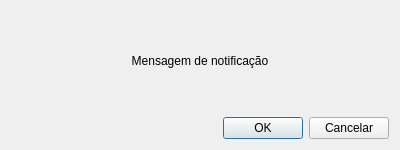
<?xml version="1.0" encoding="UTF-8"?>
<ui version="4.0">
 <class>NotificacaoDialog</class>
 <widget class="QDialog" name="NotificacaoDialog">
  <property name="geometry">
   <rect>
    <x>0</x>
    <y>0</y>
    <width>400</width>
    <height>150</height>
   </rect>
  </property>
  <property name="windowTitle">
   <string>Notificação</string>
  </property>
  <layout class="QVBoxLayout" name="verticalLayout">
   <item>
    <widget class="QLabel" name="labelMensagem">
     <property name="text">
      <string>Mensagem de notificação</string>
     </property>
     <property name="alignment">
      <set>Qt::AlignCenter</set>
     </property>
    </widget>
   </item>
   <item>
    <layout class="QHBoxLayout" name="horizontalLayout">
     <item>
      <spacer name="horizontalSpacer">
       <property name="orientation">
        <enum>Qt::Horizontal</enum>
       </property>
       <property name="sizeHint" stdset="0">
        <size>
         <width>40</width>
         <height>20</height>
        </size>
       </property>
      </spacer>
     </item>
     <item>
      <widget class="QPushButton" name="btnOk">
       <property name="text">
        <string>OK</string>
       </property>
      </widget>
     </item>
     <item>
      <widget class="QPushButton" name="btnCancelar">
       <property name="text">
        <string>Cancelar</string>
       </property>
      </widget>
     </item>
    </layout>
   </item>
  </layout>
 </widget>
 <resources/>
 <connections/>
</ui>
